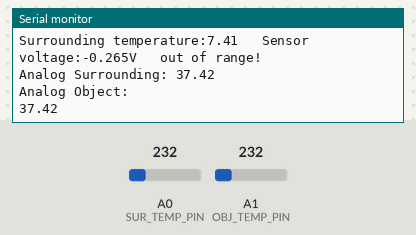
Recording of a sketch running on a simulated Arduino Uno, built with avr-gcc and run on an emulated ATmega328P. Shown: the last lines printed to the serial monitor. The test bench sets the inputs (shaded band); at power-on: A0 (SUR_TEMP_PIN) = 232, A1 (OBJ_TEMP_PIN) = 232.

Above: at 1.2 s.
1.3 s: A0 (SUR_TEMP_PIN) set to 250
At 1.46 s:
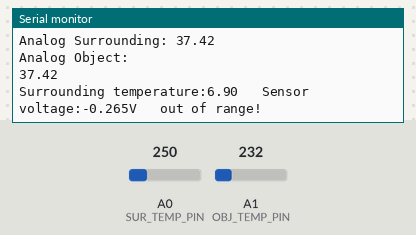
2.8 s: A1 (OBJ_TEMP_PIN) set to 250
At 3.3 s:
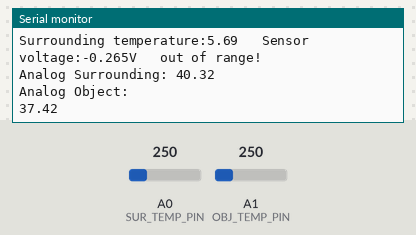
4.3 s: A0 (SUR_TEMP_PIN) set to 266
At 5.6 s:
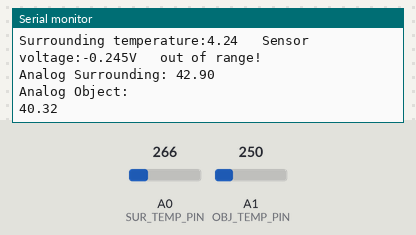
5.8 s: A1 (OBJ_TEMP_PIN) set to 266
At 7.1 s:
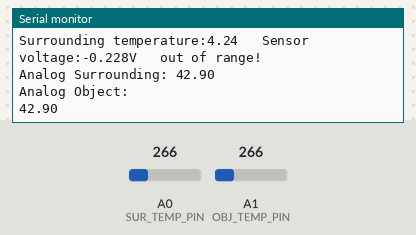
Timing chart, 0 to 8.8 s (numbered marks = the images above; inputs shaded):
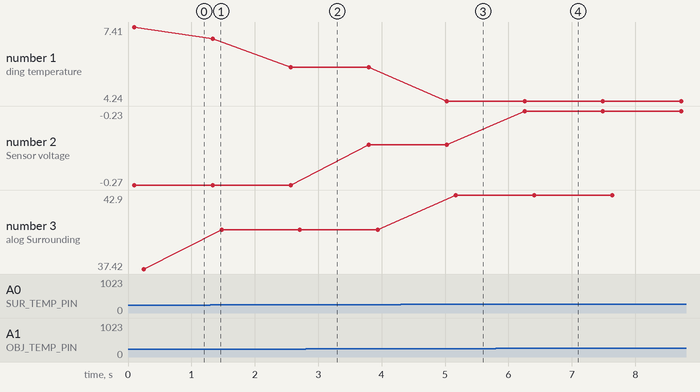

Measured:
- after the input at 1.3 s, the serial monitor: prints a new line at once (image 1)
- after the input at 4.3 s, the serial monitor: prints a new line after 0.73 s (image 3)
- after the input at 5.8 s, the serial monitor: prints a new line after 0.46 s (image 4)
- plotted number 1: 7.41 → 5.69 after the input at 1.3 s, 5.69 → 4.24 after the input at 4.3 s
- plotted number 2: -0.27 → -0.24 after the input at 2.8 s, -0.24 → -0.23 after the input at 5.8 s
- plotted number 3: 37.42 → 40.32 after the input at 1.3 s, 40.32 → 42.9 after the input at 4.3 s

The sketch:

temp-vgl.ino
```cpp
#include <math.h>

#define SUR_TEMP_PIN A0 // Analog input pin connect to temperature sensor SUR pin
#define OBJ_TEMP_PIN A1 // Analog input pin connect to temperature sensor OBJ pin
float temp_calibration=0;       //this parameter was used to calibrate the temperature
//float objt_calibration=0.000; //this parameter was used to calibrate the object temperature
float temperature_range=10;    //we make a map of temperature-voltage according to sensor datasheet. 10 is the temperature step when sensor and
                               //object distance is 9CM.
float offset_vol=0.014;        //this parameter was used to set the mid level voltage,when put the sensor in normal environment after 10 min,
                               //the sensor output 0.For example,the surrounding temperature is 29℃，but the result is 27℃ via the sensor,
                               //you should set the reerence to 0.520 or more,according to your sensor to change.
                               //the unit is V
float tempValue = 0;
float objtValue= 0;
float current_temp=0;
float temp=0;
float temp1=0;
float temp2=0;
unsigned int temp3=0;
const float reference_vol=0.500;
unsigned char clear_num=0;//when use lcd to display
float R=0;
float voltage=0;


long res[100]={
                 318300,302903,288329,274533,261471,249100,237381,226276,215750,205768,
                 196300,187316,178788,170691,163002,155700,148766,142183,135936,130012,
                 124400,119038,113928,109059,104420,100000,95788,91775,87950,84305,
                 80830,77517,74357,71342,68466,65720,63098,60595,58202,55916,
                 53730,51645,49652,47746,45924,44180,42511,40912,39380,37910,
                 36500,35155,33866,32631,31446,30311,29222,28177,27175,26213,
                 25290,24403,23554,22738,21955,21202,20479,19783,19115,18472,
                 17260,16688,16138,15608,15098,14608,14135,13680,13242,12819,
                 12412,12020,11642,11278,10926,10587,10260,9945,9641,9347,
                 9063,8789,8525,8270,8023,7785,7555,7333,7118,6911};

float obj [13][12]={
/*0*/             { 0,-0.274,-0.58,-0.922,-1.301,-1.721,-2.183,-2.691,-3.247,-3.854,-4.516,-5.236}, //
/*1*/             { 0.271,0,-0.303,-0.642,-1.018,-1.434,-1.894,-2.398,-2.951,-3.556,-4.215,-4.931},  //→surrounding temperature,from -10,0,10,...100
/*2*/             { 0.567,0.3,0,-0.335,-0.708,-1.121,-1.577,-2.078,-2.628,-3.229,-3.884,-4.597},   //↓object temperature,from -10,0,10,...110
/*3*/             { 0.891,0.628,0.331,0,-0.369,-0.778,-1.23,-1.728,-2.274,-2.871,-3.523,-4.232},
/*4*/             { 1.244,0.985,0.692,0.365,0,-0.405,-0.853,-1.347,-1.889,-2.482,-3.13,-3.835},
/*5*/             { 1.628,1.372,1.084,0.761,0.401,0,-0.444,-0.933,-1.47,-2.059,-2.702,-3.403},
/*6*/             { 2.043,1.792,1.509,1.191,0.835,0.439,0,-0.484,-1.017,-1.601,-2.24,-2.936},
/*7*/             { 2.491,2.246,1.968,1.655,1.304,0.913,0.479,0,-0.528,-1.107,-1.74,-2.431},
/*8*/             { 2.975,2.735,2.462,2.155,1.809,1.424,0.996,0.522,0,-0.573,-1.201,-1.887},
/*9*/             { 3.495,3.261,2.994,2.692,2.353,1.974,1.552,1.084,0.568,0,-0.622,-1.301},
/*10*/            { 4.053,3.825,3.565,3.27,2.937,2.564,2.148,1.687,1.177,0.616,0,-0.673},
/*11*/            { 4.651,4.43,4.177,3.888,3.562,3.196,2.787,2.332,1.829,1.275,0.666,0},
/*12*/            { 5.29,5.076,4.83,4.549,4.231,3.872,3.47,3.023,2.527,1.98,1.379,0.72}
};

void setup()
{
  Serial.begin(9600); // initialize serial communications at 9600 bps
  analogReference(INTERNAL);//set the refenrence voltage 1.1V,the distinguishability can up to 1mV.
  //analogReference(INTERNAL1V1);//(mega only)set the refenrence voltage 1.1V,the distinguishability can up to 1mV.
}
void loop()
{
  measureSurTemp();//measure the Surrounding temperature around the sensor
  measureObjectTemp();
  Serial.print("Analog Surrounding: ");
  float sur = analogRead(SUR_TEMP_PIN)/6.2;
  Serial.println(sur);
  Serial.println("Analog Object: ");
  float obj = analogRead(OBJ_TEMP_PIN)/6.2;
  Serial.println(obj);
  delay(1000);
}

float binSearch(long x)// this function used for measure the surrounding temperature
{
  int low,mid,high;
  low=0;
  //mid=0;
  high=100;
  while (low<=high)
  {
    mid=(low+high)/2;
    if(x<res[mid])
      low= mid+1;
    else//(x>res[mid])
      high=mid-1;
  }
  return mid;
}

float arraysearch(float x,float y)//x is the surrounding temperature,y is the object temperature
{
  int i=0;
  float tem_coefficient=100;//Magnification of 100 times
  i=(x/10)+1;//Ambient temperature
  voltage=(float)y/tem_coefficient;//the original voltage
  //Serial.print("sensor voltage:\t");
  //Serial.print(voltage,5);
  //Serial.print("V");
  for(temp3=0;temp3<13;temp3++)
  {
    if((voltage>obj[temp3][i])&&(voltage<obj[temp3+1][i]))
    {
      return temp3;
    }
  }
}
float measureSurTemp()
{
  unsigned char i=0;
  float current_temp1=0;
  int signal=0;
  tempValue=0;

  for(i=0;i<10;i++)       //
  {
    tempValue+= analogRead(SUR_TEMP_PIN);
    delay(10);
  }
  tempValue=tempValue/10;
  temp = tempValue*1.1/1023;
  R=2000000*temp/(2.50-temp);
  signal=binSearch(R);
  current_temp=signal-1+temp_calibration+(res[signal-1]-R)/(res[signal-1]-res[signal]);
  Serial.print("Surrounding temperature:");
  Serial.print(current_temp);
  return current_temp;
}

float measureObjectTemp()
{
  unsigned char i=0;
  unsigned char j=0;
  float sur_temp=0;
  unsigned int array_temp=0;
  float temp1,temp2;
  float final_temp=0;
  objtValue=0;
  for(i=0;i<10;i++)
  {
    objtValue+= analogRead(OBJ_TEMP_PIN);
    delay(10);
    }
  objtValue=objtValue/10;//Averaging processing
  temp1=objtValue*1.1/1023;//+objt_calibration;
  sur_temp=temp1-(reference_vol+offset_vol);
  Serial.print("\t Sensor voltage:");
  Serial.print(sur_temp,3);
  Serial.print("V");
  array_temp=arraysearch(current_temp,sur_temp*1000);
  temp2=current_temp;
  temp1=(temperature_range*voltage)/(obj[array_temp+1][(int)(temp2/10)+1]-obj[array_temp][(int)(temp2/10)+1]);
  final_temp=temp2+temp1;
  if((final_temp>100)||(final_temp<=-10))
    {
    Serial.println ("\t out of range!");
    }
  else
    {
      Serial.print("\t object temperature:");
      Serial.println(final_temp,2);
      }
}
```
